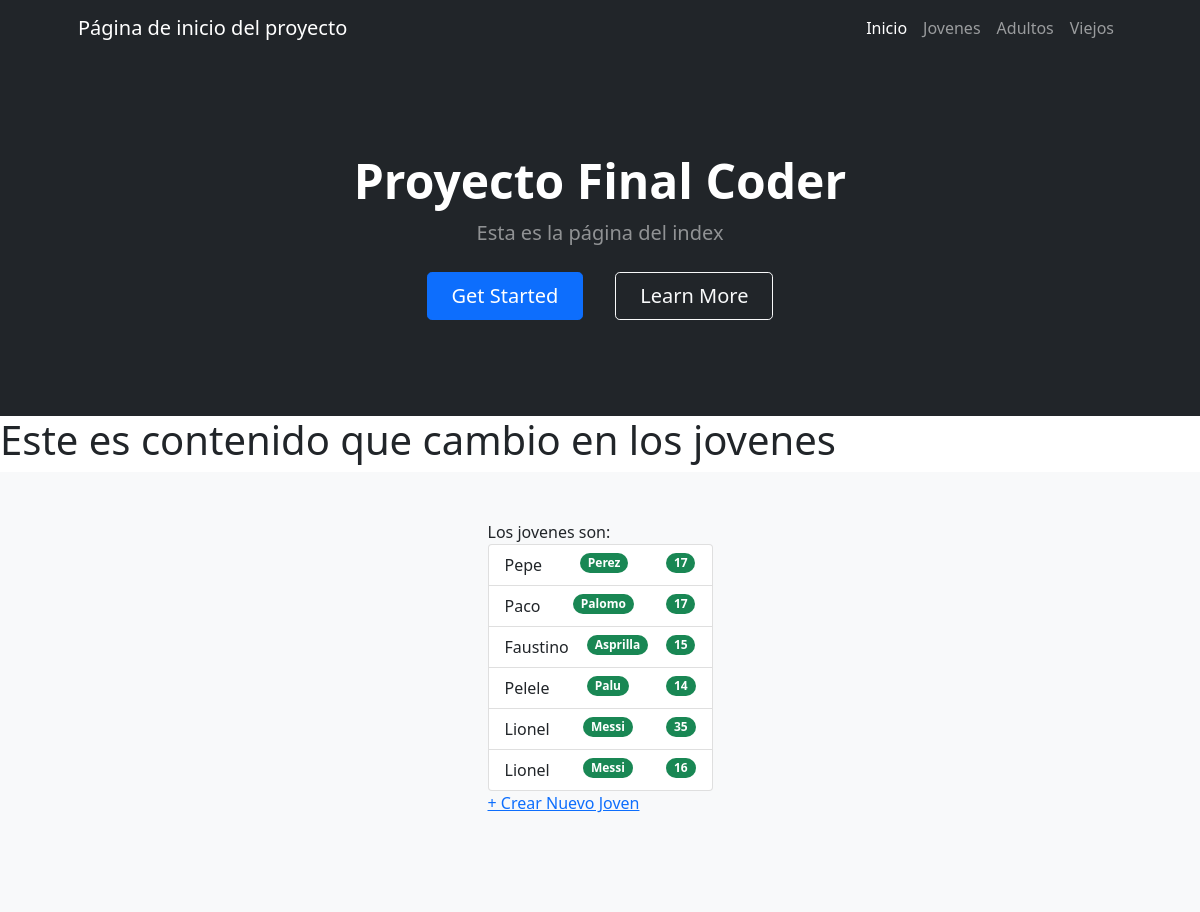
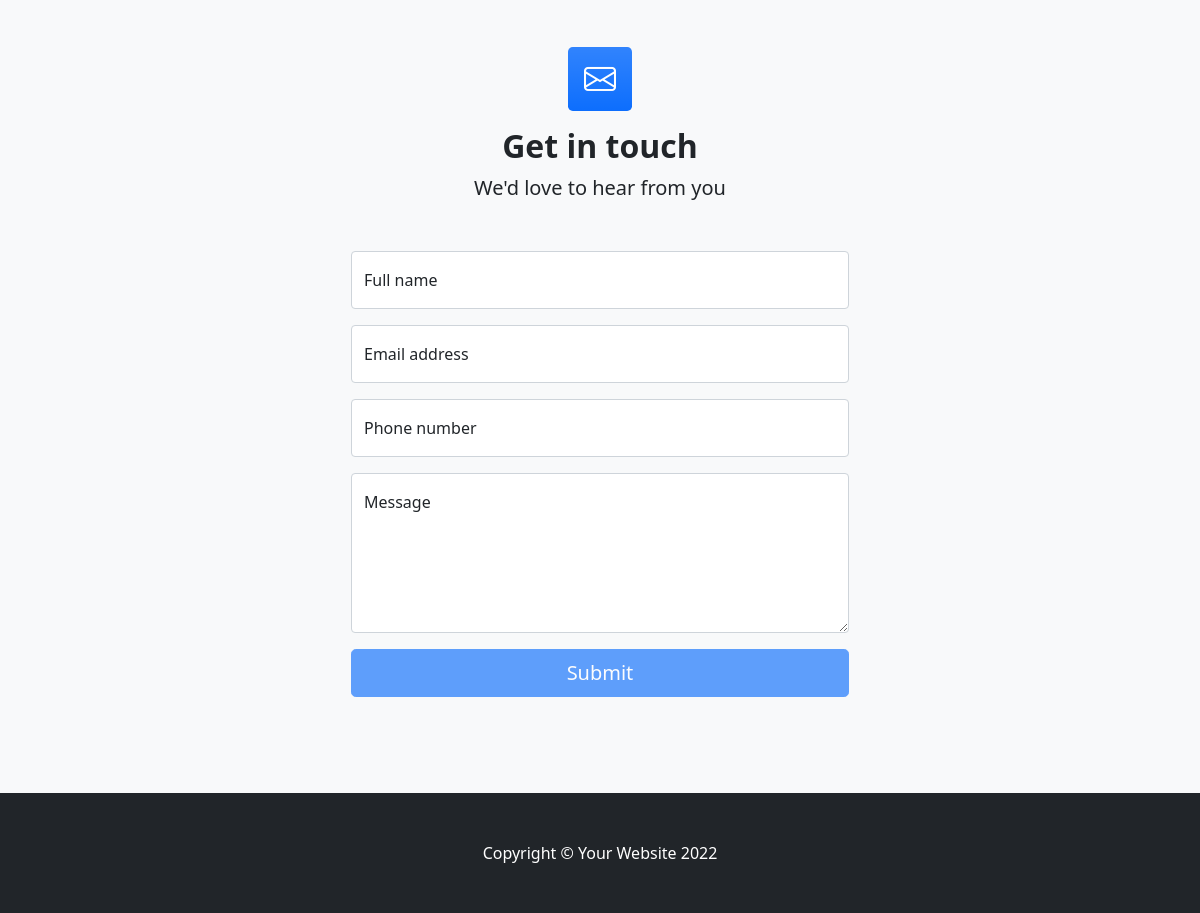
Page /ProyectoCoder1App/jovenes on the committed database (2 pictures, top to bottom).
### ProyectoCoder1App/models.py (models this page shows)
class Joven(models.Model):
    nombre=models.CharField(max_length=40)
    apellido=models.CharField(max_length=40)
    edad=models.IntegerField()

### ProyectoCoder1App/views.py (the view)
# urls.py: path("jovenes", views.jovenes,name="jovenes"),
def jovenes(request):
    jovenes=Joven
    lista_jovenes = Joven.objects.all()
    return render(request, "ProyectoCoder1App/jovenes.html", {"jovenes":lista_jovenes})

### ProyectoCoder1App/templates/ProyectoCoder1App/jovenes.html
{% extends "ProyectoCoder1App/padre.html" %}
{% load static %}
{% block ContenidoQueCambia %}
<h1>Este es contenido que cambio en los jovenes</h1>
<section class="bg-light py-5">
    <div class="container px-5">
        <div class="row gx-5 justify-content-center">
            <div class="col-lg-3">
                Los jovenes son:
                <ul class="list-group">
                    {% for joven in jovenes %}
                        <li class="list-group-item d-flex justify-content-between align-items-start">
                            {{joven.nombre}}
                            <span class="badge bg-success rounded-pill">{{joven.apellido}}</span>
                            <span class="badge bg-success rounded-pill">{{joven.edad}}</span>
                        </li>
                    {% endfor %}
                </ul>
                <a href="{% url 'crear_joven' %}">+ Crear Nuevo Joven</a>
            </div>
        </div>
    </div>
</section>
{% endblock %}

### rows in the picture
Joven: nombre "Pepe", apellido "Perez", edad "17"
Joven: nombre "Paco", apellido "Palomo", edad "17"
Joven: nombre "Faustino", apellido "Asprilla", edad "15"
Joven: nombre "Pelele", apellido "Palu", edad "14"
Joven: nombre "Lionel", apellido "Messi", edad "35"
Joven: nombre "Lionel", apellido "Messi", edad "16"
